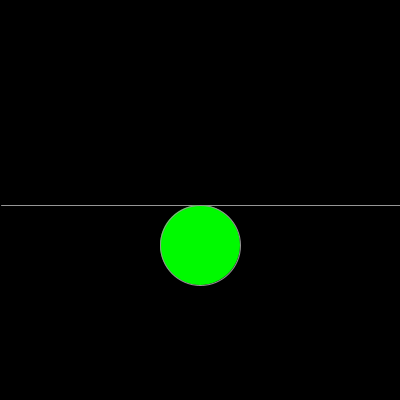
Frame 1 (no input)
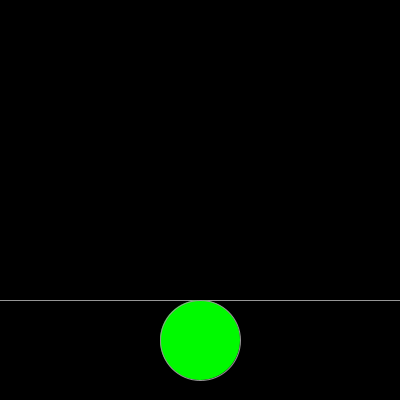
Frame 60 (the mouse pressed at the canvas centre just before this capture)
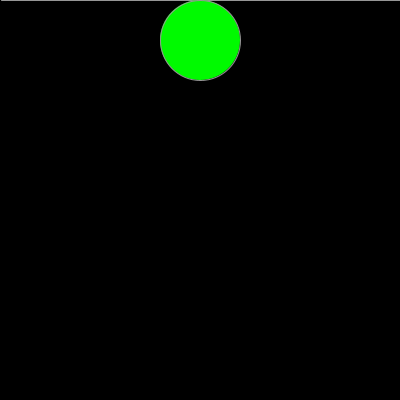
Frame 120 (the mouse held since frame 60 and released just before this capture)

The Processing sketch that drew these frames (run headless with seeded random() and noise(); from frame 60 on, the mouse is pressed at the canvas centre):

// Processing sketch: EJ19
// ── EJ19.pde
int linea, avance = 1;

void setup() {
  size(400, 400);
  linea = 200;
}

void draw() {
  background(0);
  
  for (int m = 0; m < 5; m++) {
    linea = linea + avance; // incrementa
  }
    if (linea <= 0 || linea >= height) {
    avance = avance * -1;
  }
  println(linea);
  
  stroke(150);
  fill(0,250,0);
  line(avance, linea, width, linea);
  ellipse(200, linea + 40, 80, 80);
}
